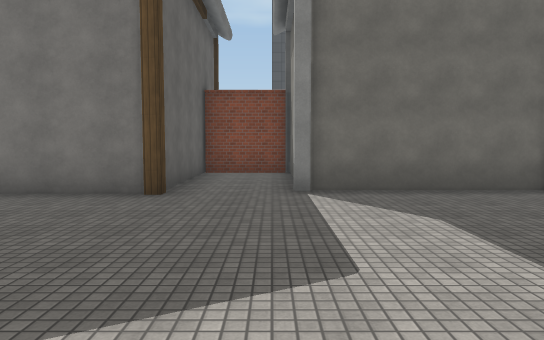
View 1 (above)

24 first-person views from a walk through a Unity game level. The camera is 1.5 m above the floor, tilts 4° down and sees 70° across. The floor is counted in squares, 2 m on a side. Each view is taken from the middle of a square. On the plan, view 1 faces up. The plan holds only what a view shows up to about 12 squares ahead; the rest is blank. The place goes on beyond the plan. The player character is not drawn. Surface patterns are stand-ins for the level's own textures.

View 2
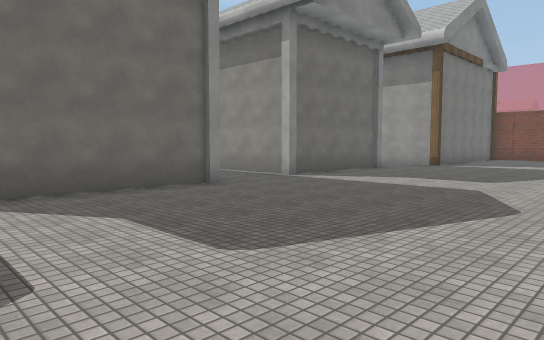

View 3
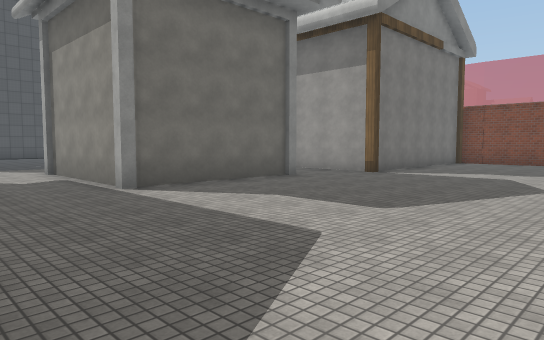

View 4
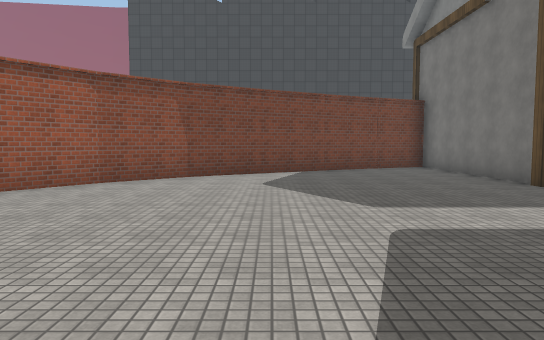

View 5
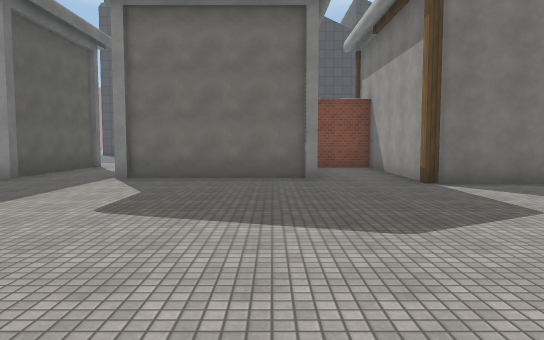

View 6
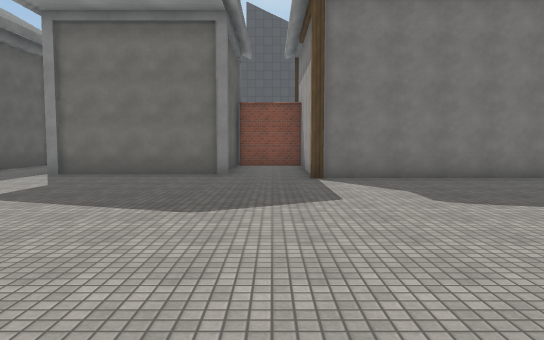

View 7
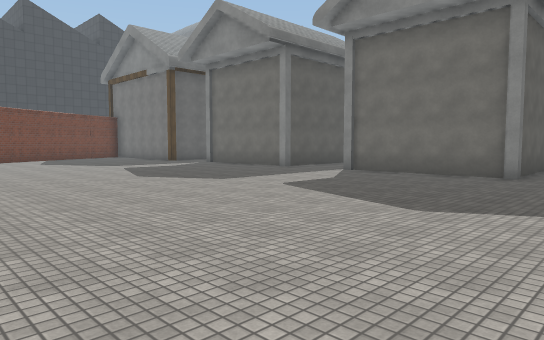

View 8
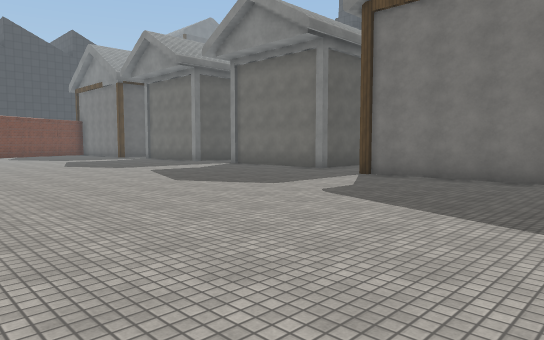

View 9
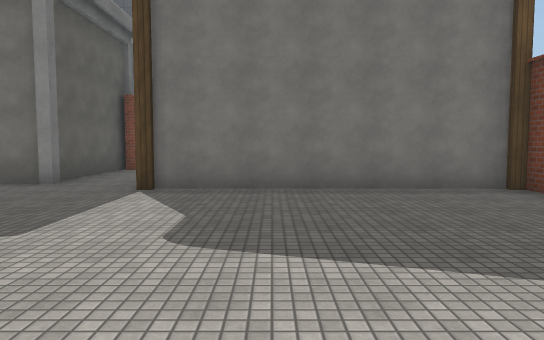

View 10
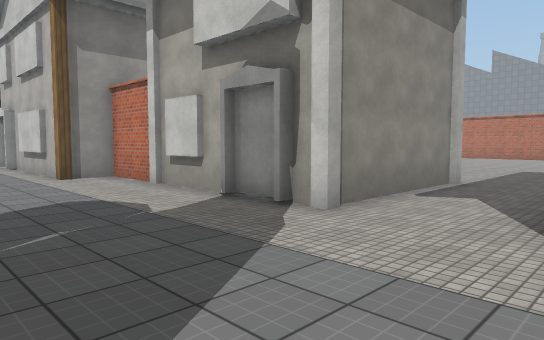

View 11
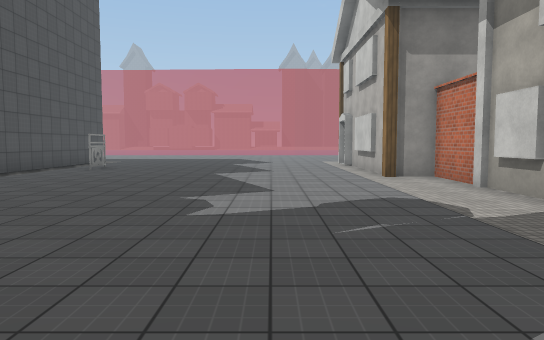

View 12
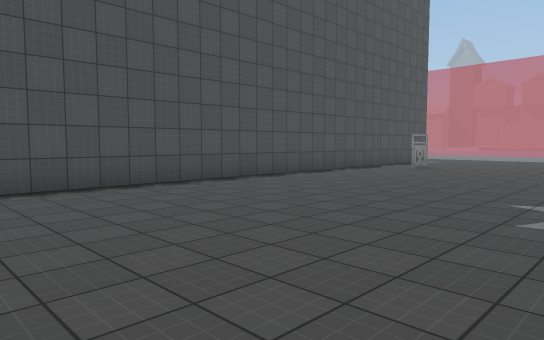

View 13
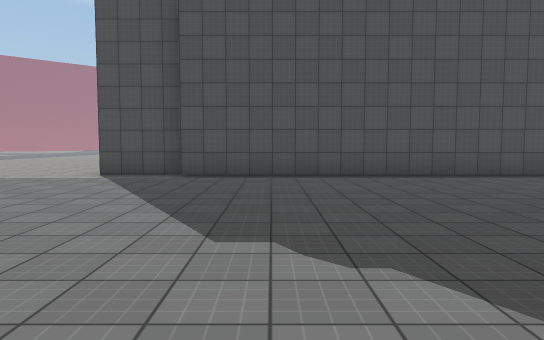

View 14
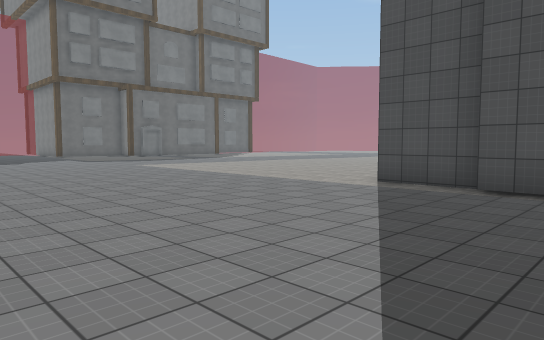

View 15
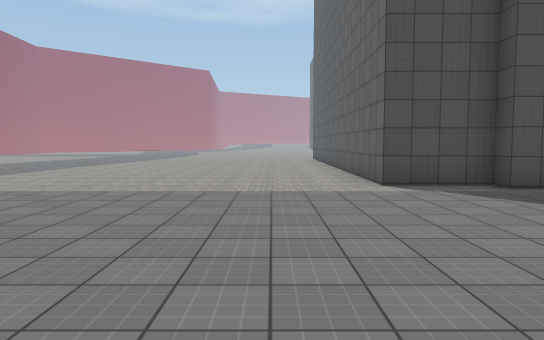

View 16
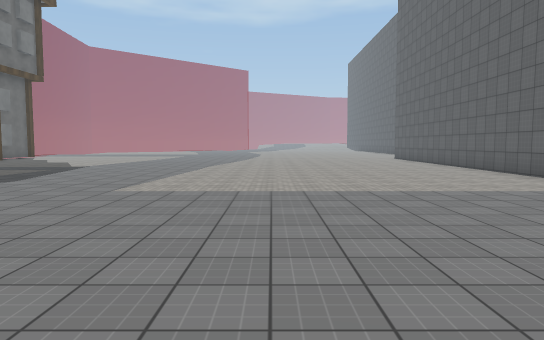

View 17
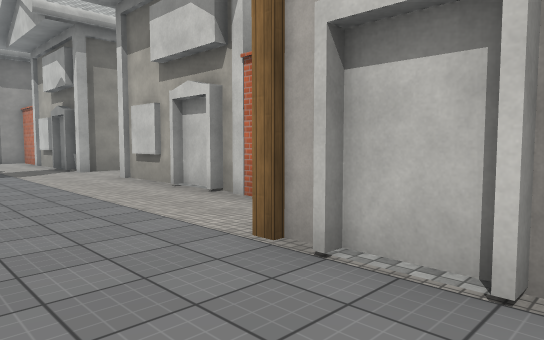

View 18
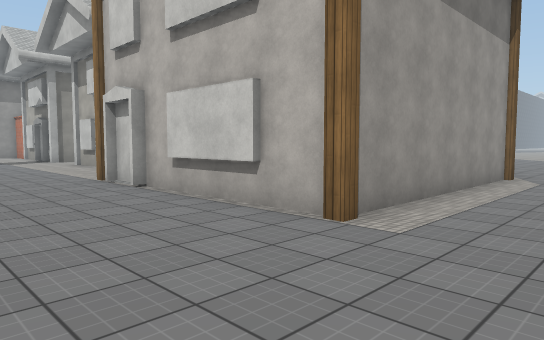

View 19
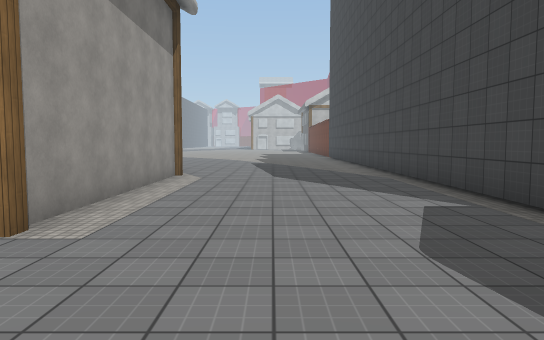

View 20
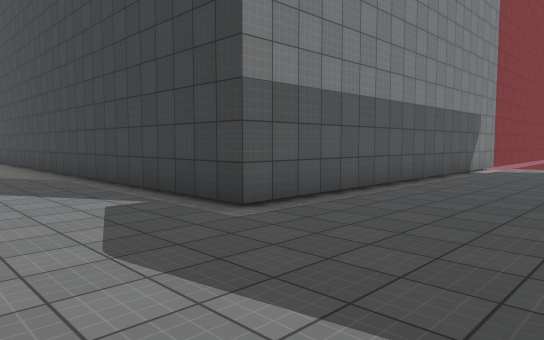

View 21
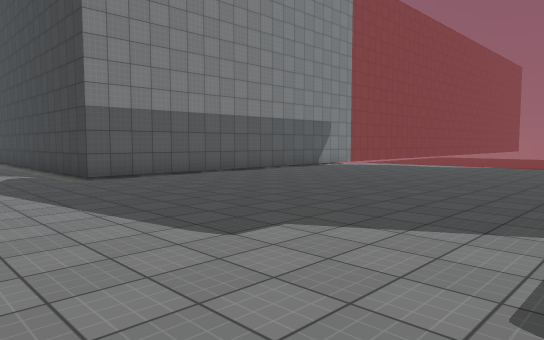

View 22
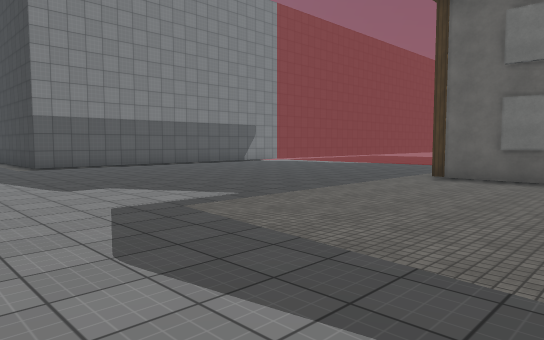

View 23
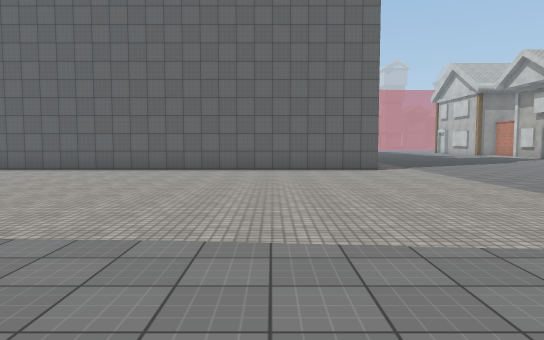

View 24
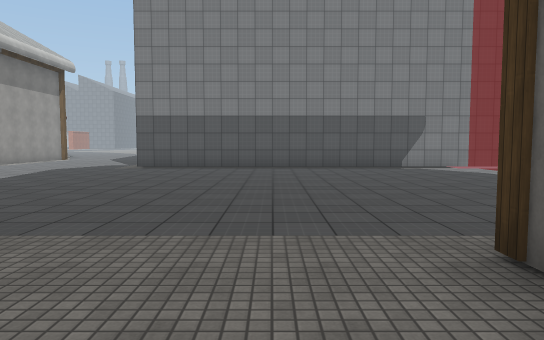

### Floor plan
Key: @ floor where view 1 was taken; # wall or solid block; . floor; H house; R railing.
Columns run from 23 left of view 1 to 18 right of it. Each row starts with its distance up from view 1.
 29                    ....#
 28                  ......#
 27                 .......#
 26          ..............#
 25          ..............#
 24           .............#
 23     H..................#
 22     H..................#
 21     H..................#################
 20    .....................................
 19  .....................................RR
 18  ........................................
 17  ........................................
 16  ............ ...........................
 15  ............. .........................
 14  .......................................
 13  .......................................
 12  ...............HHH.HH...................
 11 ###########....H   H H..............HHHHHH
 10           #.....H    H##HHHH..HHHH##H
  9           #.....H    H..H  H..HH  H.H
  8           #.....H    H..H  H..H   H.H
  7           #.....H    H..   H..HHHHH.H
  6           #....HHHHHHH..HHHH..H...H.HHHHHH
  5           #.....#...................H.....
  4           #.....#.........................
  3           #.....##........................
  2           #.   ..##......................
  1           #       #......................
  0                   ##...@..................
 -1                    #......................
 -2                    ##....   .............
 -3                     ###.         .... .. .

Where each view was taken, in squares from view 1:
view 1: 0 up, 0 right, facing up
view 2: 0 up, 0 right, facing up-right
view 3: 0 up, 4 right, facing up-right
view 4: 1 up, 5 right, facing left
view 5: 2 down, 10 right, facing up
view 6: 3 down, 12 right, facing up
view 7: 3 down, 13 right, facing up-left
view 8: 3 down, 18 right, facing up-left
view 9: 1 down, 15 right, facing up
view 10: 14 up, 4 right, facing down-right
view 11: 14 up, 4 right, facing right
view 12: 14 up, 4 right, facing up-right
view 13: 12 up, 4 right, facing up
view 14: 14 up, 4 right, facing up-left
view 15: 14 up, 2 left, facing up
view 16: 14 up, 6 left, facing up
view 17: 14 up, 4 left, facing down-right
view 18: 15 up, 10 left, facing down-right
view 19: 15 up, 10 left, facing down
view 20: 15 up, 10 left, facing down-left
view 21: 20 up, 10 left, facing down-left
view 22: 24 up, 10 left, facing down-left
view 23: 24 up, 11 left, facing right
view 24: 23 up, 17 left, facing down
